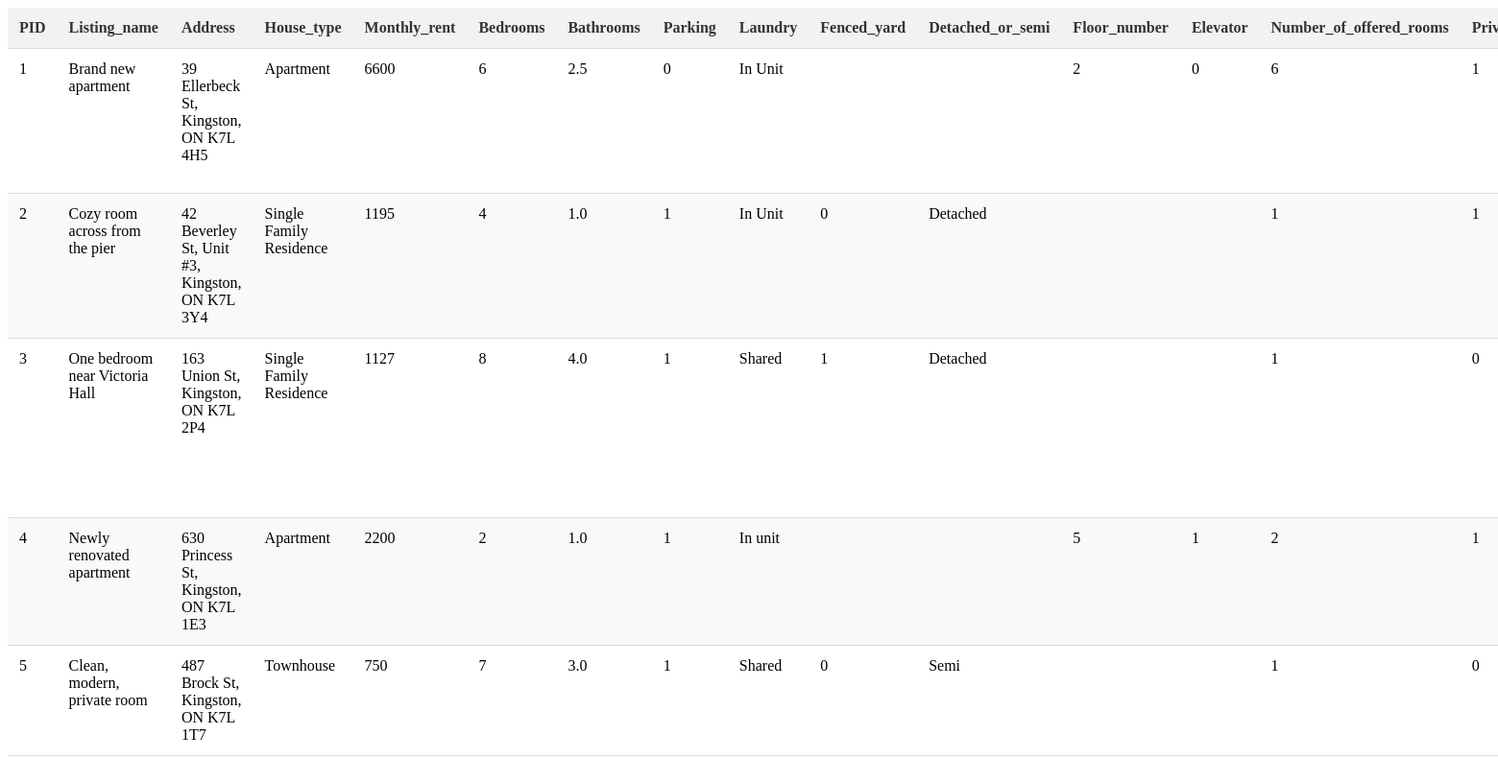
Page /499_login/manage_properties.php on the committed database.
### tables this page shows
CREATE TABLE property (
    PID int NOT NULL AUTO_INCREMENT primary key,
    listing_name varchar(255),
    address varchar(255),
    house_type varchar(255),
    monthly_rent int,
    bedrooms int,
    bathrooms DECIMAL(4, 1),
    parking bool,
    laundry varchar(255),
    fenced_yard bool,
    detached_or_semi varchar(255),
    floor_number int,
    elevator bool,
    number_of_offered_rooms int,
    private_kitchen bool,
    furniture varchar(255),
    date_listed date,
    status varchar(255) 
);

### 499_login/manage_properties.php (the view, shortened to what this page needs)
<!DOCTYPE html>
<html lang="en">
<head>
    <link rel="stylesheet" href="index.css">
</head>
<body>
    <table>
        <thead>
            <tr>
                <th>PID</th>
                <th>Listing_name</th>
                <th>Address</th>
                <th>House_type</th>
                <th>Monthly_rent</th>
                <th>Bedrooms</th>
                <th>Bathrooms</th>
                <th>Parking</th>
                <th>Laundry</th>
                <th>Fenced_yard</th>
                <th>Detached_or_semi</th>
                <th>Floor_number</th>
                <th>Elevator</th>
                <th>Number_of_offered_rooms</th>
                <th>Private_kitchen</th>
            </tr>
        </thead>
        <tbody>
            <?php include 'init.php';
                  $sql = "SELECT * FROM property";
                  $result = $mysqli->query($sql);
                  if ($result->num_rows > 0) {
                      while($row = $result->fetch_assoc()) { ?>
                        <tr>
                            <td><?php echo $row["PID"]; ?></td>
                            <td><?php echo $row["listing_name"]; ?></td>
                            <td><?php echo $row["address"]; ?></td>
                            <td><?php echo $row["house_type"]; ?></td>
                            <td><?php echo $row["monthly_rent"]; ?></td>
                            <td><?php echo $row["bedrooms"]; ?></td>
                            <td><?php echo $row["bathrooms"]; ?></td>
                            <td><?php echo $row["parking"]; ?></td>
                            <td><?php echo $row["laundry"]; ?></td>
                            <td><?php echo $row["fenced_yard"]; ?></td>
                            <td><?php echo $row["detached_or_semi"]; ?></td>
                            <td><?php echo $row["floor_number"]; ?></td>
                            <td><?php echo $row["elevator"]; ?></td>
                            <td><?php echo $row["number_of_offered_rooms"]; ?></td>
                            <td><?php echo $row["private_kitchen"]; ?></td>
                        </tr>
                      <?php }
                  }
            ?>
        </tbody>
    </table>
</body>
</html>

### 499_login/index.css (style rules this page uses)
table { width: 100%; border-collapse: collapse; margin-bottom: 2rem; }
th, td { padding: 12px; text-align: left; vertical-align: top; border-bottom: 1px solid #ddd; }
th { background-color: #f2f2f2; font-weight: bold; color: #333; }
tr:nth-child(even) { background-color: #f9f9f9; }

### rows in the picture
property: PID "1", listing_name "Brand new apartment", address "39 Ellerbeck St, Kingston, ON K7L 4H5", house_type "Apartment", monthly_rent "6600", bedrooms "6", bathrooms "2.5", parking "0", laundry "In Unit", floor_number "2", elevator "0", number_of_offered_rooms "6", private_kitchen "1"
property: PID "2", listing_name "Cozy room across from the pier", address "42 Beverley St, Unit #3, Kingston, ON K7L 3Y4", house_type "Single Family Residence", monthly_rent "1195", bedrooms "4", bathrooms "1.0", parking "1", laundry "In Unit", fenced_yard "0", detached_or_semi "Detached", number_of_offered_rooms "1", private_kitchen "1"
property: PID "3", listing_name "One bedroom near Victoria Hall", address "163 Union St, Kingston, ON K7L 2P4", house_type "Single Family Residence", monthly_rent "1127", bedrooms "8", bathrooms "4.0", parking "1", laundry "Shared", fenced_yard "1", detached_or_semi "Detached", number_of_offered_rooms "1", private_kitchen "0"
property: PID "4", listing_name "Newly renovated apartment", address "630 Princess St, Kingston, ON K7L 1E3", house_type "Apartment", monthly_rent "2200", bedrooms "2", bathrooms "1.0", parking "1", laundry "In unit", floor_number "5", elevator "1", number_of_offered_rooms "2", private_kitchen "1"
property: PID "5", listing_name "Clean, modern, private room", address "487 Brock St, Kingston, ON K7L 1T7", house_type "Townhouse", monthly_rent "750", bedrooms "7", bathrooms "3.0", parking "1", laundry "Shared", fenced_yard "0", detached_or_semi "Semi", number_of_offered_rooms "1", private_kitchen "0"
